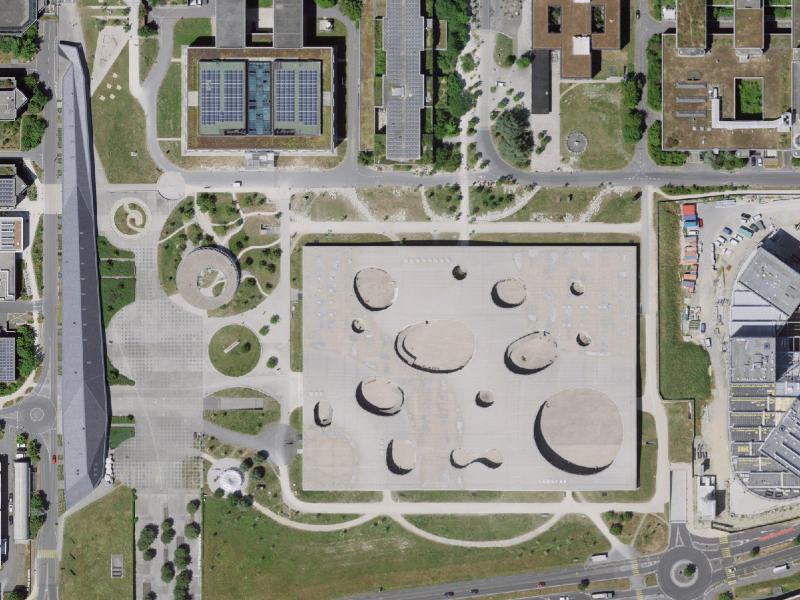
#> input picture image_segmentation/detectree/tile.png, 800 x 600 px
$ python -i pixel_features.py   (imports and definitions only)
#> lines starting #> are read from the running program, lines starting #| are printed output that depends on the picture
### image_segmentation/detectree/detectree_utils/filters.py
"""Utilities to produce filters."""

import numpy as np

def _gaussian_kernel1d(sigma, order, radius):
    """
    Compute a 1-D Gaussian convolution kernel.

    From https://github.com/scipy/scipy/blob/v1.9.2/scipy/ndimage/_filters.py#L179-L207
    Copying it here since it is not part of scipy's public API.
    See https://github.com/martibosch/detectree/issues/12
    """
    if order < 0:
        raise ValueError("order must be non-negative")
    exponent_range = np.arange(order + 1)
    sigma2 = sigma * sigma
    x = np.arange(-radius, radius + 1)
    phi_x = np.exp(-0.5 / sigma2 * x**2)
    phi_x = phi_x / phi_x.sum()

    if order == 0:
        return phi_x
    else:
        q = np.zeros(order + 1)
        q[0] = 1
        D = np.diag(exponent_range[1:], 1)  # D @ q(x) = q'(x)
        P = np.diag(np.ones(order) / -sigma2, -1)  # P @ q(x) = q(x) * p'(x)
        Q_deriv = D + P
        for _ in range(order):
            q = Q_deriv.dot(q)
        q = (x[:, None] ** exponent_range).dot(q)
        return q * phi_x


def _get_gaussian_kernel1d(sigma, *, order=0, truncate=4.0):
    """Based on scipy.ndimage.filters.gaussian_filter1d."""
    sd = float(sigma)
    # make the radius of the filter equal to truncate standard deviations
    lw = int(truncate * sd + 0.5)
    # # Since we are calling correlate, not convolve, revert the kernel
    # weights = _gaussian_kernel1d(sigma, order, lw)[::-1]
    weights = _gaussian_kernel1d(sigma, order, lw)
    return weights


def get_texture_kernel(sigma):
    """
    Get a texture kernel based on Yang et al. (2009).

    Parameters
    ----------
    sigma : numeric
        Scale parameter to build a texture kernel, based on a Gaussian on the
        X dimension and a second-derivative Gaussian in the Y dimension

    Returns
    -------
    texture_kernel : array-like
    """
    g0_kernel_arr = _get_gaussian_kernel1d(sigma, order=0)
    g2_kernel_arr = _get_gaussian_kernel1d(sigma, order=2)

    return np.dot(g2_kernel_arr.reshape(1, -1).T, g0_kernel_arr.reshape(1, -1))

### image_segmentation/detectree/detectree_utils/pixel_features.py
"""Build pixel features."""

import cv2
import numpy as np
from scipy import ndimage as ndi
from skimage import color, morphology, transform
from skimage.filters import rank

from . import filters

# to convert to illumination-invariant color space
# https://www.cs.harvard.edu/~sjg/papers/cspace.pdf
B = np.array(
    [
        [0.9465229, 0.2946927, -0.1313419],
        [-0.1179179, 0.9929960, 0.007371554],
        [0.09230461, -0.04645794, 0.9946464],
    ]
)

A = np.array(
    [
        [27.07439, -22.80783, -1.806681],
        [-5.646736, -7.722125, 12.86503],
        [-4.163133, -4.579428, -4.576049],
    ]
)

NUM_RGB_CHANNELS = 3
NUM_LAB_CHANNELS = 3
NUM_XYZ_CHANNELS = 3
NUM_ILL_CHANNELS = 3


class PixelFeaturesBuilder:
    """Customize how pixel features are computed."""

    def __init__(
        self,
        *,
        sigmas=[1, np.sqrt(2), 2],
        num_orientations=6,
        neighborhood=None,
        min_neighborhood_range=2,
        num_neighborhoods=3,
    ):
        """
        Initialize the pixel feature builder.

        See the `background <https://bit.ly/2KlCICO>`_ example notebook for more
        details.

        Parameters
        ----------
        sigmas : list-like, optional
            The list of scale parameters (sigmas) to build the Gaussian filter bank that
            will be used to compute the pixel-level features. The provided argument will
            be passed to the initialization method of the `PixelFeaturesBuilder`
            class.
        num_orientations : int, optional
            The number of equally-distributed orientations to build the Gaussian filter
            bank that will be used to compute the pixel-level features. The provided
            argument will be passed to the initialization method of the
            `PixelFeaturesBuilder` class.
        neighborhood : array-like, optional
            The base neighborhood structure that will be used to compute the entropy
            features. The provided argument will be passed to the initialization method
            of the `PixelFeaturesBuilder` class. If no value is provided, a square with
            a side size of `2 * min_neighborhood_range + 1` is used.
        min_neighborhood_range : int, optional
            The range (i.e., the square radius) of the smallest neigbhorhood window that
            will be used to compute the entropy features. The provided argument will be
            passed to the initialization method of the `PixelFeaturesBuilder` class.
        num_neighborhoods : int, optional
            The number of neigbhorhood windows (whose size follows a geometric
            progression starting at `min_neighborhood_range`) that will be used to
            compute the entropy features. The provided argument will be passed to the
            initialization method of the `PixelFeaturesBuilder` class.
        """
#> called with num_orientations = 6, min_neighborhood_range = 2, num_neighborhoods = 3
        if neighborhood is None:
            neighborhood = morphology.square(2 * min_neighborhood_range + 1)

        self.sigmas = sigmas
#> self.sigmas = [1, 1.41, 2]
        self.num_orientations = num_orientations
        self.neighborhood = neighborhood
        self.scales = np.geomspace(
            1, 2 ** (num_neighborhoods - 1), num_neighborhoods
        ).astype(int)

        self.num_color_features = NUM_LAB_CHANNELS + NUM_ILL_CHANNELS
        self.num_texture_features = num_orientations * len(sigmas)
#> self.num_texture_features = 18
        self.num_entropy_features = num_neighborhoods
        self.num_pixel_features = (
            self.num_color_features
            + self.num_texture_features
            + self.num_entropy_features
        )
#> self.num_pixel_features = 27

    def build_features_from_arr(self, img_rgb):
        """
        Build feature array from an RGB image array.

        Parameters
        ----------
        img_rgb : numpy ndarray
            The image in RGB format, i.e., in a 3-D array

        Returns
        -------
        responses : numpy ndarray
            Array with the pixel responses.
        """
        num_rows, num_cols, _ = img_rgb.shape
#> num_rows = 600; num_cols = 800
        num_pixels = num_rows * num_cols
#> num_pixels = 480000
        img_lab = color.rgb2lab(img_rgb)
#> img_lab: shape (600, 800, 3) float64; mean of channels 0, 1, 2 58.4, -1.4, 5.7
        img_lab_l = img_lab[:, :, 0]  # ACHTUNG: this is a view
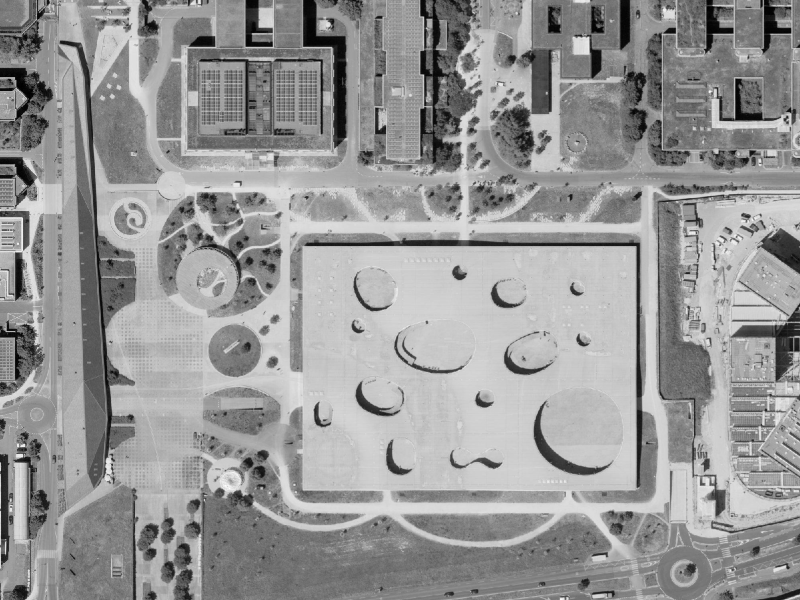
#> img_lab_l: shape (600, 800) float64; min 1.9, max 97.11, mean 58.4; drawn with min black and max white

        X = np.zeros((num_pixels, self.num_pixel_features), dtype=np.float32)

        # color features
        img_lab_vec = img_lab.reshape(num_rows * num_cols, NUM_LAB_CHANNELS)
        img_xyz_vec = color.rgb2xyz(img_rgb).reshape(
            num_rows * num_cols, NUM_XYZ_CHANNELS
        )
        img_ill_vec = np.dot(
            A, np.log(np.dot(B, img_xyz_vec.transpose()) + 1)
        ).transpose()
        X[:, :NUM_LAB_CHANNELS] = img_lab_vec
        X[:, NUM_LAB_CHANNELS : NUM_LAB_CHANNELS + NUM_ILL_CHANNELS] = img_ill_vec

        # texture features
        for i, sigma in enumerate(self.sigmas):
            base_kernel_arr = filters.get_texture_kernel(sigma)
            for j, orientation in enumerate(range(self.num_orientations)):
                theta = orientation * 180 / self.num_orientations
                oriented_kernel_arr = ndi.rotate(base_kernel_arr, theta)
                img_filtered = cv2.filter2D(
                    img_lab_l, ddepth=-1, kernel=oriented_kernel_arr
                )
                img_filtered_vec = img_filtered.flatten()
                X[:, self.num_color_features + i * self.num_orientations + j] = (
                    img_filtered_vec
                )
#> this loop made 3 passes
#> sigma on pass 1: 1
#> sigma on pass 2: 1.41

        # entropy features
        entropy_start = self.num_color_features + self.num_texture_features
#> entropy_start = 24
        X[:, entropy_start] = rank.entropy(
            img_lab_l.astype(np.uint16), self.neighborhood
        ).flatten()

        for i, factor in enumerate(self.scales[1:], start=1):
            img = transform.resize(
                transform.downscale_local_mean(img_lab_l, (factor, factor)),
                img_lab_l.shape,
            ).astype(np.uint16)
            X[:, entropy_start + i] = rank.entropy(img, self.neighborhood).flatten()
#> this loop made 2 passes
#> pass 2, in build_features_from_arr, `img = transform.resize( transform.downscale_local_mean(img_lab_l, (fac..`:
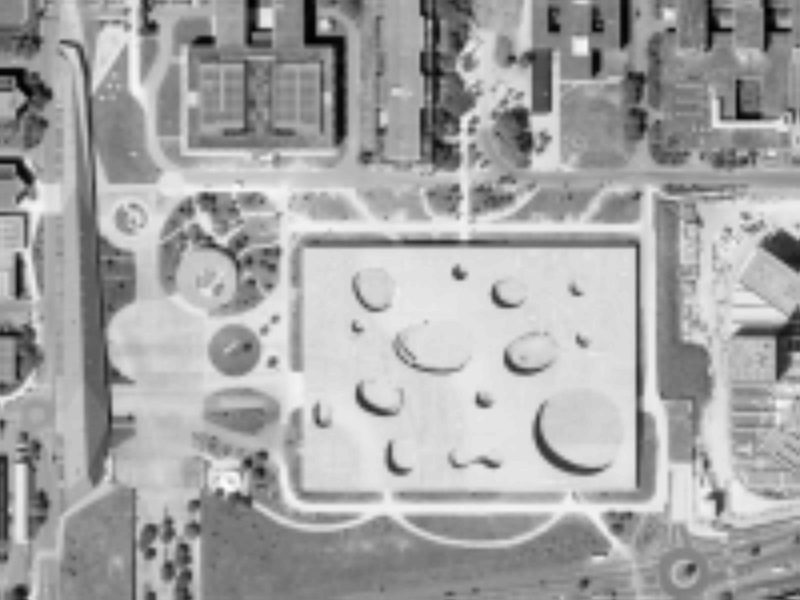
#> img: shape (600, 800) uint16; min 3, max 88, mean 57.9; drawn with min black and max white

        return X

>>> import cv2
>>> picture = cv2.cvtColor(cv2.imread('../tile.png'), cv2.COLOR_BGR2RGB)
>>> result = PixelFeaturesBuilder().build_features_from_arr(picture)
